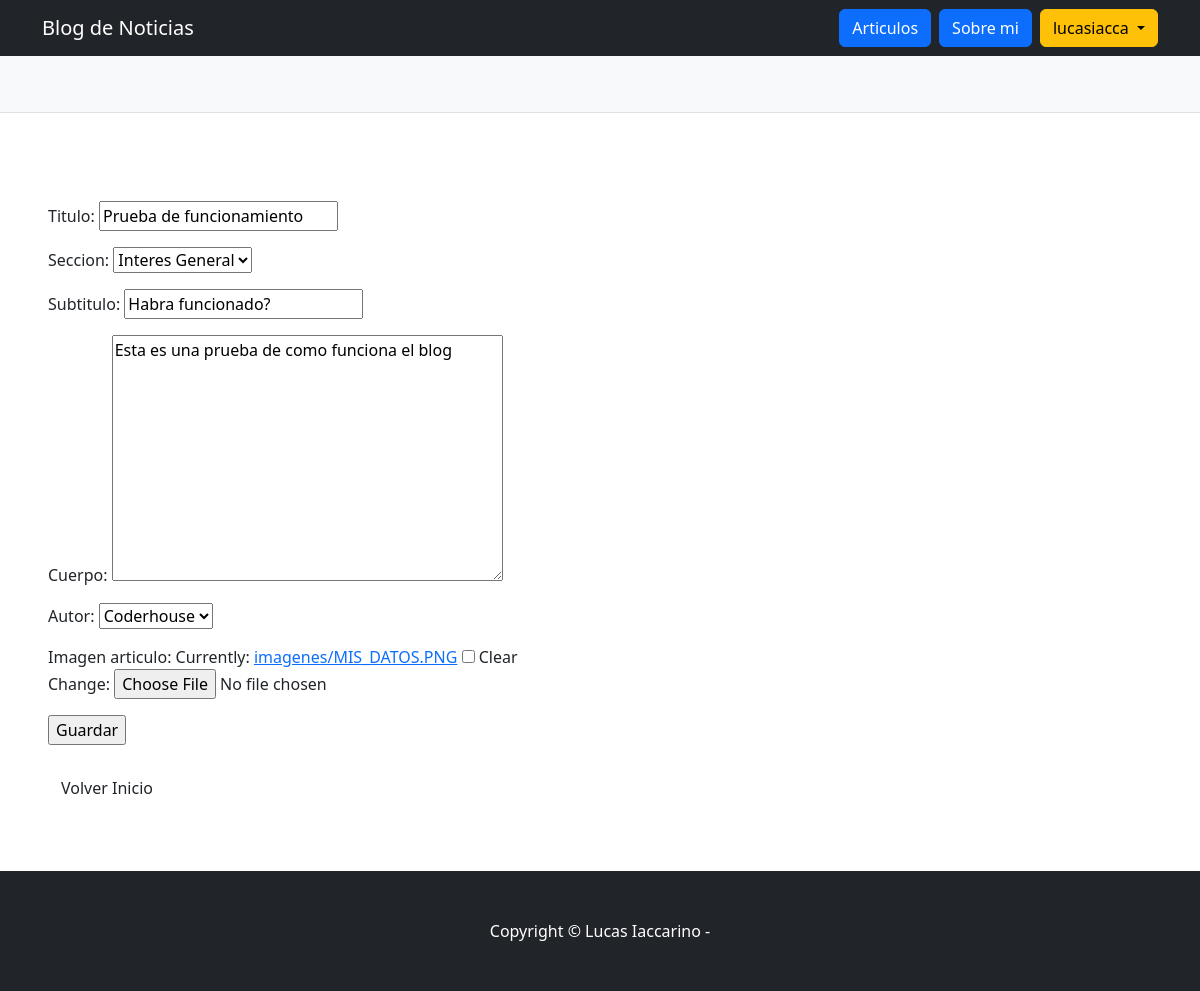
Page /pages/edit-page/10/ (signed in) on the committed database.
### blog_app/models.py (models this page shows, shortened)
class Articulo(models.Model):
    titulo = models.CharField(max_length=100)
    subtitulo = models.CharField(max_length=200)
    cuerpo = models.TextField()
    fecha=models.DateTimeField(default=timezone.now)
    SECCION_CHOICES = (("Policiales", "Policiales"),("Deportes", "Deportes"),("Politica", "Politica"),("Interes General", "Interes General"),)
    seccion = models.CharField(max_length=1028, choices=SECCION_CHOICES)
    autor = models.ForeignKey(User, on_delete=models.CASCADE)
    imagen_articulo = models.ImageField(upload_to='imagenes/', null=True, blank=True)

### blog_app/views.py (the view)
# urls.py: path("edit-page/<int:pk>/", ArticuloUpdateView.as_view(), name="editar_articulo"),
class ArticuloUpdateView(LoginRequiredMixin, UpdateView):
    model = Articulo
    fields = ("titulo", "seccion", "subtitulo", "cuerpo", "autor", "imagen_articulo")
    success_url = reverse_lazy("lista_articulos")

### blog_app/templates/blog_app/articulo_form.html (shortened to what this page needs)
{% extends "blog_app/base.html" %}
{% block contenido %}
<form method="post" enctype="multipart/form-data">
  {{ form.as_p }}
  <input type="submit" value="Guardar" />
</form>
<br>
<a class="btn btn-sucess" href="{% url 'inicio' %}">Volver Inicio</a>
{% endblock contenido %}

### blog_app/templates/blog_app/base.html (shortened to what this page needs)
{% load static %}
<!DOCTYPE html>
<html lang="en">
    <head>
        <link href="{% static 'css/styles.css' %}" rel="stylesheet" />
    </head>
    <body>
        <nav class="navbar navbar-expand-lg navbar-dark bg-dark">
            <div class="container">
                <a class="navbar-brand" href="{% url 'inicio' %}">Blog de Noticias</a>
                <div class="collapse navbar-collapse" id="navbarSupportedContent">
                    <ul class="navbar-nav ms-auto mb-2 mb-lg-0">
                        <li class="nav-item me-2"><a class="btn btn-primary btn-md" href="{% url 'lista_articulos' %}">Articulos</a></li>
                        <li class="nav-item me-2"><a class="btn btn-primary btn-md" href="{% url 'sobre_autor' %}">Sobre mi</a></li>
                        {% if user.is_authenticated %}
                        <div class="dropdown">
                            <button class="btn btn-warning dropdown-toggle" type="button" id="dropdownMenuButton1" data-bs-toggle="dropdown" aria-expanded="True">
                                <div style="display: inline-flex;">
                                    <span>{{ user.username }}</span>
                                </div>
                            </button>
                            </div>
                        </div>
                        {% else %}
                        <li class="nav-item me-2"><a class="btn btn-primary btn-md" href="{% url 'login' %}">Iniciar Sesion</a></li>
                        <li class="nav-item me-2"><a class="btn btn-primary btn-md" href="{% url 'registro' %}">Registrarse</a></li>
                        {% endif %}
                </div>
        </nav>
        <header class="py-1 bg-light border-bottom mb-4">
        </header>
        <section style="padding: 4rem 3rem;">
            {% block contenido %}
            {% endblock contenido %}
        </section>
        <footer class="py-5 bg-dark">
            <div class="container"><p class="m-0 text-center text-white">Copyright &copy; Lucas Iaccarino -</p></div>
        </footer>
    </body>
</html>

### rows in the picture
Articulo: titulo "Prueba de funcionamiento", seccion "Interes General", subtitulo "Habra funcionado?", cuerpo "Esta es una prueba de como funciona el blog", autor "Coderhouse"

### other values in the picture
{{ user.username }} "lucasiacca"
